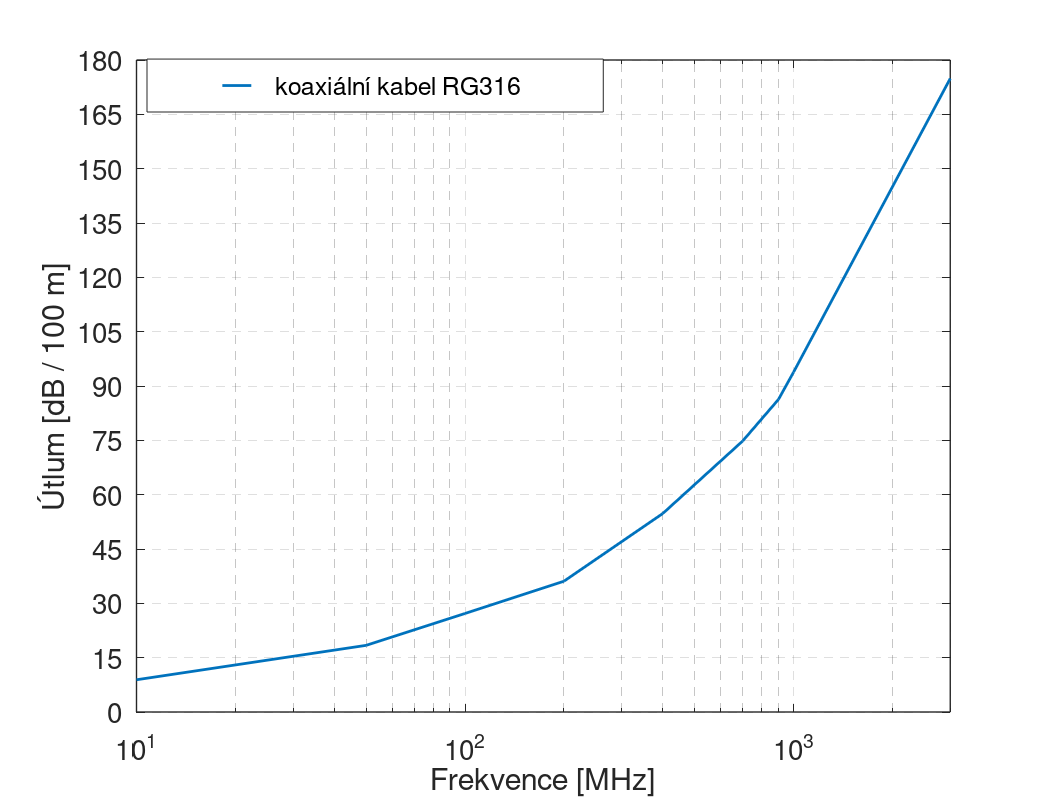

Source code (MATLAB): (Note: this script raises an error after producing the figure.)
%------------------------------------------------------------------------------%
%% Cable frequency dependence

atten = [8.9, 18.4, 27.2, 36.1, 54.8, 74.8, 86.3, 93.8, 174.9];
freq = [10, 50, 100, 200, 400, 700, 900, 1000, 3000];

semilogx(freq, atten, 'linewidth', 2)
xlim([0, 3000])
ylim([0, 180])
ylabel('{Útlum [dB / 100 m]}')
xlabel('{Frekvence [MHz]}')
grid on

orient('landscape')
h = legend({'   koaxiální kabel RG316'},'location','northeast');
set (h, 'fontsize', 20, 'position', [0.14,0.86,0.3,0.06]);
set(gca, 'fontsize', 20,...
    'gridlinestyle', '--',... 
    'minorgridlinestyle', '--',...
    'linewidth', 1,...
    'ytick', [0:15:180]);

%------------------------------------------------------------------------------%
%% plot exporting setups
target = '../../../doc/outputs/sim/'
name = 'cable.tex'
name_inc = 'cable-inc.eps'

print(name, '-dtex');

path = strcat(target, name)
path_inc = strcat(target, name_inc)

movefile(name, path)
movefile(name_inc, path_inc)
